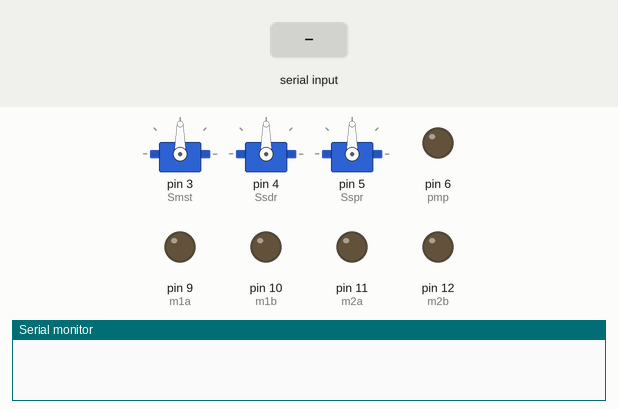
Recording of a sketch running on a simulated Arduino Uno, built with avr-gcc and run on an emulated ATmega328P. Parts: 3 × servo, output pins drawn as LEDs (lit = HIGH), the last lines printed to the serial monitor. The test bench sets the inputs (shaded band).

Above: at 1.2 s.
1.3 s: "W" received over Serial
4.3 s: byte 86 ('V') received over Serial
At 5.5 s:
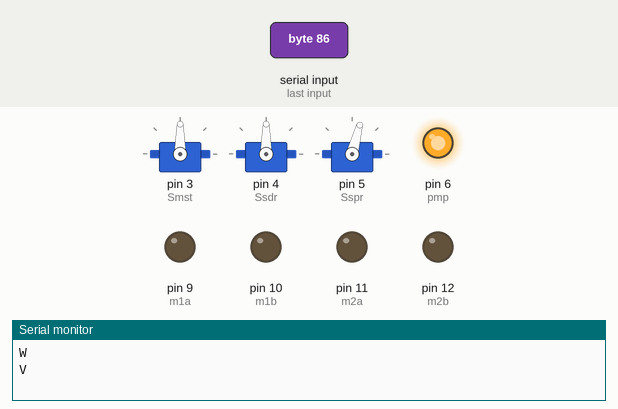
5.8 s: byte 88 ('X') received over Serial
At 6.1 s:
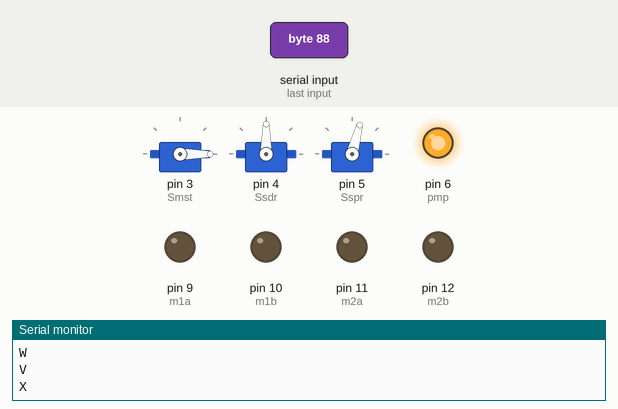
7.3 s: byte 118 ('v') received over Serial
At 8.5 s:
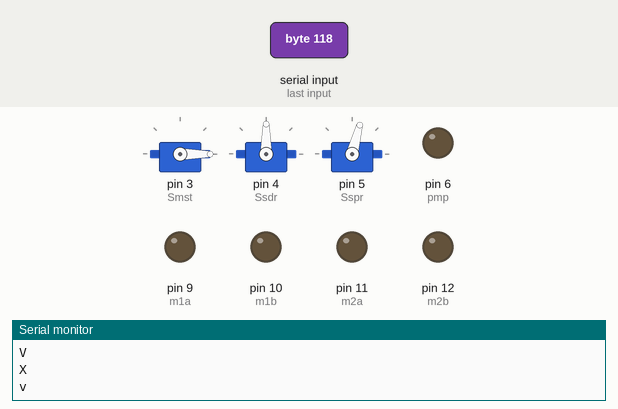
8.8 s: byte 120 ('x') received over Serial
At 9.6 s:
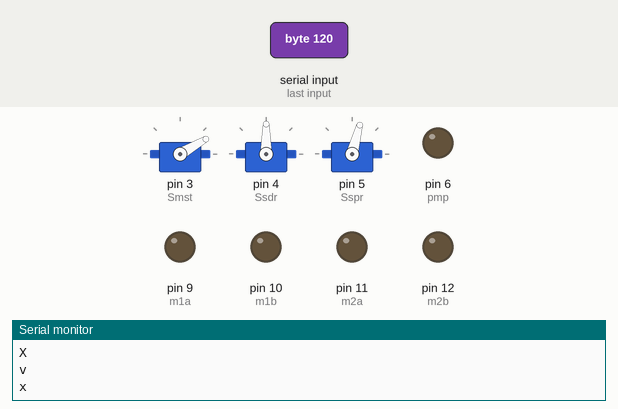
10.3 s: byte 85 ('U') received over Serial
At 10.45 s:
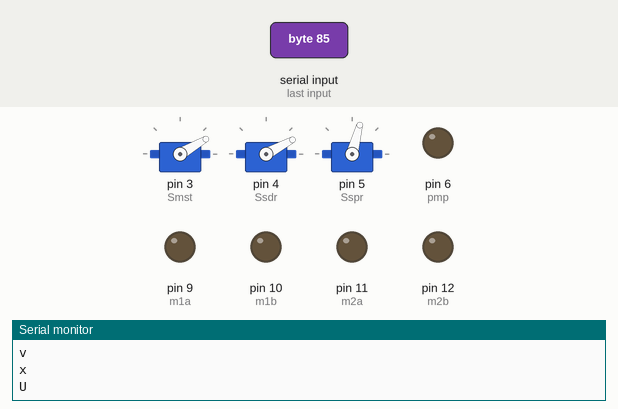
Timing chart, 0 to 14.3 s (numbered marks = the images above; inputs shaded):
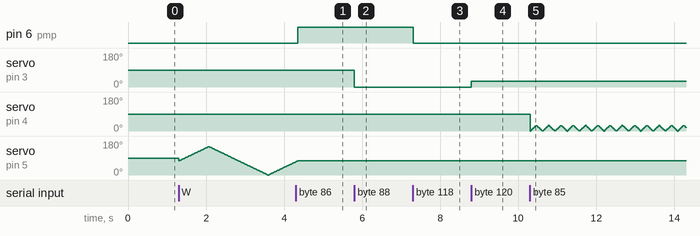

Measured:
- after the input at 4.3 s, pin 6 (pmp): LOW → HIGH after 0.05 s; servo on pin 5 (Sspr): goes on until 4.4 s, then stays 75°
- after the input at 5.8 s, servo on pin 3 (Smst): 90° → 0° at once
- after the input at 7.3 s, pin 6 (pmp): HIGH → LOW at once
- after the input at 8.8 s, servo on pin 3 (Smst): 0° → 30° at once

The sketch:

agribot.ino
```cpp
#include <Servo.h>
Servo Smst;
Servo Ssdr;
Servo Sspr;


// Starting of Program
int m1a = 9;
int m1b = 10;
int m2a = 11;
int m2b = 12;
int pmp = 6;

char val;

void setup()
{
  Smst.attach(3);
  Ssdr.attach(4);
  Sspr.attach(5);

  pinMode(m1a, OUTPUT);  // Digital pin 10 set as output Pin
  pinMode(m1b, OUTPUT);  // Digital pin 11 set as output Pin
  pinMode(m2a, OUTPUT);  // Digital pin 12 set as output Pin
  pinMode(m2b, OUTPUT);  // Digital pin 13 set as output Pin
  pinMode(pmp, OUTPUT);  // Digital pin 6 set as output Pin

  Serial.begin(9600);
}
void loop()
{
  while (Serial.available() > 0)
  {
  val = Serial.read();
  Serial.println(val);
  }

  if( val == 'F') // Forward
    {
      digitalWrite(m1a, HIGH);
      digitalWrite(m1b, LOW);
      digitalWrite(m2a, HIGH);
      digitalWrite(m2b, LOW);
    }
  else if(val == 'B') // Backward
    {
      digitalWrite(m1a, LOW);
      digitalWrite(m1b, HIGH);
      digitalWrite(m2a, LOW);
      digitalWrite(m2b, HIGH);
    }
else if(val == 'L') //Left
    {
    digitalWrite(m1a, LOW);
    digitalWrite(m1b, LOW);
    digitalWrite(m2a, HIGH);
    digitalWrite(m2b, LOW);
    }
    else if(val == 'R') //Right
    {
    digitalWrite(m1a, HIGH);
    digitalWrite(m1b, LOW);
    digitalWrite(m2a, LOW);
    digitalWrite(m2b, LOW);
    }

  else if(val == 'S') //Stop
    {
    digitalWrite(m1a, LOW);
    digitalWrite(m1b, LOW);
    digitalWrite(m2a, LOW);
    digitalWrite(m2b, LOW);
    }
  else if(val == 'I') //Forward Right
    {
    digitalWrite(m1a, HIGH);
    digitalWrite(m1b, LOW);
    digitalWrite(m2a, LOW);
    digitalWrite(m2b, LOW);
    }
else if(val == 'J') //Backward Right
    {
    digitalWrite(m1a, LOW);
    digitalWrite(m1b, HIGH);
    digitalWrite(m2a, LOW);
    digitalWrite(m2b, LOW);
    }
   else if(val == 'G') //Forward Left
    {
    digitalWrite(m1a, LOW);
    digitalWrite(m1b, LOW);
    digitalWrite(m2a, HIGH);
    digitalWrite(m2b, LOW);
    }
  else if(val == 'H') //Backward Left
    {
    digitalWrite(m1a, LOW);
    digitalWrite(m1b, LOW);
    digitalWrite(m2a, LOW);
    digitalWrite(m2b, HIGH);
    }

  else if(val == 'W') //Spray Servo swing on
    {
  for (int pos = 75; pos <= 150; pos ++) {
    // in steps of 1 degree
    Sspr.write(pos);
    delay(10);
  }
for (int pos = 150; pos >= 0; pos --) {
    Sspr.write(pos);
    delay(10);
    }
  for (int pos = 0; pos <= 75; pos ++) {
    // in steps of 1 degree
    Sspr.write(pos);
    delay(10);
  }
    }
  else if(val == 'w') //Spray servo swing off
    {
      Sspr.write(75);
      delay(10);
    }
  else if(val == 'V') //Spray servo swing off
    {
      digitalWrite(pmp, HIGH);
    }
  else if(val == 'v') //Spray servo swing off
    {
      digitalWrite(pmp, LOW);
    }

  else if(val == 'X') //Moisture down
    {
    Smst.write(0);
    delay(10);
  }
else if(val == 'x') //Moisture up
    {
      Smst.write(30);
      delay(10);
    }


    else if(val == 'U') //Seeder on
    {
  for (int pos = 0; pos <= 30; pos ++) {
    // in steps of 1 degree
    Ssdr.write(pos);
    delay(5);
  }
  for (int pos = 30; pos >= 0; pos --) {
    Ssdr.write(pos);
    delay(5);
    }
  }
  else if(val == 'u') //Seeder off
    {
      Ssdr.write(0);
      delay(10);
    }
}
```
